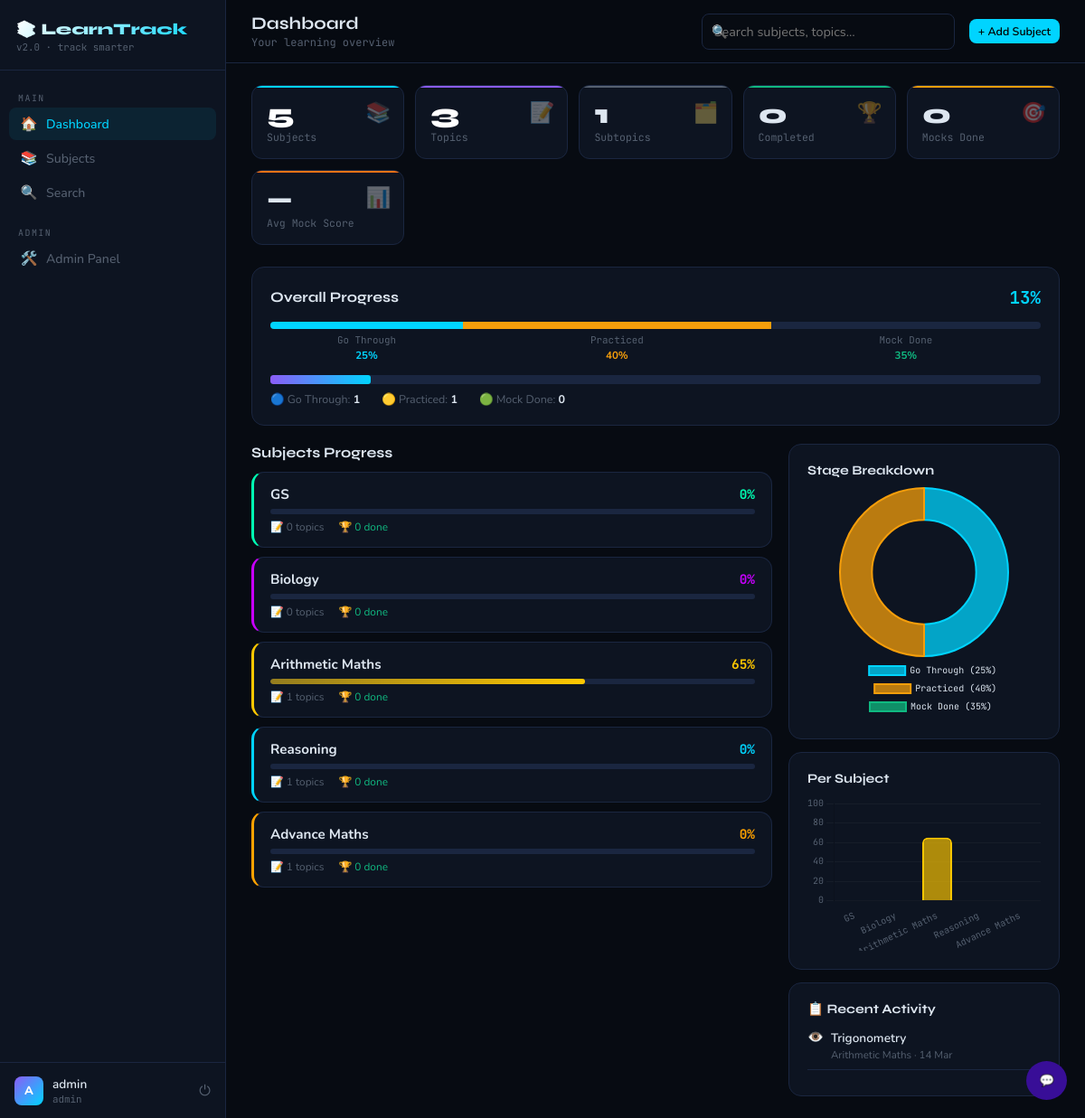
The page /dashboard (signed in) on the database its author committed.
### app/models.py (models this page shows, shortened)
class User(UserMixin, db.Model):
    id            = db.Column(db.Integer, primary_key=True)
    username      = db.Column(db.String(80),  unique=True, nullable=False)
    email         = db.Column(db.String(120), unique=True, nullable=False)
    password_hash = db.Column(db.String(200))
    is_admin      = db.Column(db.Boolean, default=False)
    created_at    = db.Column(db.DateTime, default=datetime.utcnow)

class Subject(db.Model):
    id          = db.Column(db.Integer, primary_key=True)
    name        = db.Column(db.String(100), nullable=False)
    description = db.Column(db.Text)
    color       = db.Column(db.String(7), default='#00d4ff')
    created_at  = db.Column(db.DateTime, default=datetime.utcnow)
    topics = db.relationship('Topic', backref='subject', lazy=True,
                             cascade='all, delete-orphan',
                             order_by='Topic.order')
    @property
    def total_topics(self):
        return len(self.topics)
    @property
    def completed_topics(self):
        return sum(1 for t in self.topics if t.is_fully_covered)
    @property
    def progress_percent(self):
        if not self.topics:
            return 0
        return round(sum(t.progress_percent for t in self.topics) / len(self.topics))

class Topic(db.Model):
    id         = db.Column(db.Integer, primary_key=True)
    subject_id = db.Column(db.Integer, db.ForeignKey('subject.id'), nullable=False)
    name       = db.Column(db.String(200), nullable=False)
    notes      = db.Column(db.Text)
    order      = db.Column(db.Integer, default=0)
    created_at = db.Column(db.DateTime, default=datetime.utcnow)
    go_through    = db.Column(db.Boolean, default=False)
    practiced     = db.Column(db.Boolean, default=False)
    mock_done     = db.Column(db.Boolean, default=False)
    go_through_at = db.Column(db.DateTime, nullable=True)
    practiced_at  = db.Column(db.DateTime, nullable=True)
    mock_done_at  = db.Column(db.DateTime, nullable=True)
    subtopics  = db.relationship('Subtopic', backref='topic', lazy=True,
                                 cascade='all, delete-orphan',
                                 order_by='Subtopic.order')
    mock_tests = db.relationship('MockTest', backref='topic', lazy=True,
                                 cascade='all, delete-orphan',
                                 primaryjoin="and_(MockTest.topic_id==Topic.id, MockTest.subtopic_id==None)",
                                 foreign_keys='MockTest.topic_id')
    pdfs       = db.relationship('TopicPDF', backref='topic', lazy=True,
                                 cascade='all, delete-orphan')
    @property
    def has_subtopics(self):
        return len(self.subtopics) > 0
    @property
    def progress_percent(self):
        if self.has_subtopics:
            if not self.subtopics:
                return 0
            return round(sum(s.progress_percent for s in self.subtopics) / len(self.subtopics))
        return (self.go_through * 25) + (self.practiced * 40) + (self.mock_done * 35)
    @property
    def is_fully_covered(self):
        if self.has_subtopics:
            return all(s.is_fully_covered for s in self.subtopics)
        return self.go_through and self.practiced and self.mock_done

class Subtopic(db.Model):
    id       = db.Column(db.Integer, primary_key=True)
    topic_id = db.Column(db.Integer, db.ForeignKey('topic.id'), nullable=False)
    name     = db.Column(db.String(200), nullable=False)
    notes    = db.Column(db.Text)
    order    = db.Column(db.Integer, default=0)
    created_at = db.Column(db.DateTime, default=datetime.utcnow)
    go_through    = db.Column(db.Boolean, default=False)
    practiced     = db.Column(db.Boolean, default=False)
    mock_done     = db.Column(db.Boolean, default=False)
    go_through_at = db.Column(db.DateTime, nullable=True)
    practiced_at  = db.Column(db.DateTime, nullable=True)
    mock_done_at  = db.Column(db.DateTime, nullable=True)
    mock_tests = db.relationship('MockTest', backref='subtopic', lazy=True,
                                 cascade='all, delete-orphan',
                                 foreign_keys='MockTest.subtopic_id')
    pdfs       = db.relationship('SubtopicPDF', backref='subtopic', lazy=True,
                                 cascade='all, delete-orphan')
    @property
    def progress_percent(self):
        return (self.go_through * 25) + (self.practiced * 40) + (self.mock_done * 35)
    @property
    def is_fully_covered(self):
        return self.go_through and self.practiced and self.mock_done

### app/routes/dashboard.py (the view)
@dashboard_bp.route('/')
@dashboard_bp.route('/dashboard')
@login_required
def index():
    subjects = Subject.query.order_by(Subject.created_at.desc()).all()
    total_topics     = Topic.query.count()
    total_subtopics  = Subtopic.query.count()
    completed_topics = sum(1 for s in subjects for t in s.topics if t.is_fully_covered)
    overall_pct = round(
        sum(s.progress_percent for s in subjects) / len(subjects)
        if subjects else 0
    )
    total_mocks    = MockTest.query.filter_by(attempted=True).count()
    avg_mock_score = None
    attempted = MockTest.query.filter_by(attempted=True).all()
    if attempted:
        avg_mock_score = round(sum(m.score for m in attempted) / len(attempted), 1)
    recent_topics = (Topic.query
                     .filter(Topic.go_through_at.isnot(None))
                     .order_by(Topic.go_through_at.desc())
                     .limit(6).all())
    chart_labels = [s.name for s in subjects]
    chart_data   = [s.progress_percent for s in subjects]
    chart_colors = [s.color for s in subjects]
    flat_topics = Topic.query.all()
    go_count    = sum(1 for t in flat_topics if t.go_through)
    prac_count  = sum(1 for t in flat_topics if t.practiced)
    mock_count  = sum(1 for t in flat_topics if t.mock_done)
    return render_template('dashboard.html',
        subjects=subjects,
        total_topics=total_topics,
        total_subtopics=total_subtopics,
        completed_topics=completed_topics,
        overall_pct=overall_pct,
        total_mocks=total_mocks,
        avg_mock_score=avg_mock_score,
        recent_topics=recent_topics,
        chart_labels=chart_labels,
        chart_data=chart_data,
        chart_colors=chart_colors,
        go_count=go_count,
        prac_count=prac_count,
        mock_count=mock_count,
    )

### app/models.py (called while the page is built)
@login_manager.user_loader
def load_user(user_id):
    return User.query.get(int(user_id))

### app/templates/dashboard.html (shortened to what this page needs)
{% extends "base.html" %}
{% block page_title %}Dashboard{% endblock %}
{% block breadcrumb %}Your learning overview{% endblock %}
{% block topbar_actions %}<a href="{{ url_for('subjects.add') }}" class="btn btn-primary btn-sm">+ Add Subject</a>{% endblock %}
{% block content %}
<div class="stats-grid">
  <div class="stat-card" style="--stat-color:var(--accent)">
    <a href="{{ url_for('subjects.index') }}" style="text-decoration:none" ><div class="stat-icon">📚</div>
    <div class="stat-value" style="color:white">{{ subjects|length }}</div>
    <div class="stat-label">Subjects</div></a>
  </div>
  <div class="stat-card" style="--stat-color:var(--purple)">
    <a href="{{ url_for('topics.topic_list') }}" style="text-decoration:none">
    <div class="stat-icon">📝</div>
    <div class="stat-value" style="color:white">{{ total_topics }}</div>
    <div class="stat-label">Topics</div></a>
  </div>
  <div class="stat-card" style="--stat-color:var(--muted)">
    <div class="stat-icon">🗂️</div>
    <div class="stat-value">{{ total_subtopics }}</div>
    <div class="stat-label">Subtopics</div>
  </div>
  <div class="stat-card" style="--stat-color:var(--green)">
    <div class="stat-icon">🏆</div>
    <div class="stat-value">{{ completed_topics }}</div>
    <div class="stat-label">Completed</div>
  </div>
  <div class="stat-card" style="--stat-color:var(--yellow)">
    <div class="stat-icon">🎯</div>
    <div class="stat-value">{{ total_mocks }}</div>
    <div class="stat-label">Mocks Done</div>
  </div>
  <div class="stat-card" style="--stat-color:var(--orange)">
    <div class="stat-icon">📊</div>
    <div class="stat-value">{{ avg_mock_score or '—' }}{% if avg_mock_score %}<span style="font-size:1rem">%</span>{% endif %}</div>
    <div class="stat-label">Avg Mock Score</div>
  </div>
</div>
<div class="card" style="margin-bottom:20px">
  <div style="display:flex;justify-content:space-between;align-items:center;margin-bottom:12px">
    <span style="font-family:'Syne',sans-serif;font-weight:700;font-size:1rem">Overall Progress</span>
    <span style="font-family:'JetBrains Mono',monospace;color:var(--accent);font-size:1.2rem;font-weight:700">{{ overall_pct }}%</span>
  </div>
  <div class="stage-track">
    <div class="stage" style="flex:25">
      <div class="stage-bar {% if go_count > 0 %}filled-go{% endif %}"></div>
      <div class="stage-label">Go Through</div>
      <div class="stage-pct" style="color:var(--accent)">25%</div>
    </div>
    <div class="stage" style="flex:40">
      <div class="stage-bar {% if prac_count > 0 %}filled-prac{% endif %}"></div>
      <div class="stage-label">Practiced</div>
      <div class="stage-pct" style="color:var(--yellow)">40%</div>
    </div>
    <div class="stage" style="flex:35">
      <div class="stage-bar {% if mock_count > 0 %}filled-mock{% endif %}"></div>
      <div class="stage-label">Mock Done</div>
      <div class="stage-pct" style="color:var(--green)">35%</div>
    </div>
  </div>
  <div class="progress-bar" style="height:10px;margin-top:4px">
    <div class="progress-fill" style="width:{{ overall_pct }}%"></div>
  </div>
  <div style="display:flex;gap:24px;margin-top:8px;font-size:.78rem;color:var(--muted)">
    <span>🔵 Go Through: <b style="color:var(--text)">{{ go_count }}</b></span>
    <span>🟡 Practiced: <b style="color:var(--text)">{{ prac_count }}</b></span>
    <span>🟢 Mock Done: <b style="color:var(--text)">{{ mock_count }}</b></span>
  </div>
</div>
<div style="display:grid;grid-template-columns:1fr 300px;gap:18px;align-items:start">
  <div>
    <div style="font-family:'Syne',sans-serif;font-weight:700;margin-bottom:12px">Subjects Progress</div>
    {% if subjects %}
      {% for s in subjects %}
      <div class="card" style="margin-bottom:10px;padding:14px 18px;border-left:3px solid {{ s.color }}">
        <div style="display:flex;justify-content:space-between;align-items:center;margin-bottom:6px">
          <a href="{{ url_for('subjects.detail', id=s.id) }}"
             style="font-weight:700;color:var(--text);text-decoration:none;font-size:.95rem">{{ s.name }}</a>
          <span style="font-family:'JetBrains Mono',monospace;font-size:.9rem;color:{{ s.color }};font-weight:700">{{ s.progress_percent }}%</span>
        </div>
        <div class="progress-bar">
          <div class="progress-fill" style="width:{{ s.progress_percent }}%;background:linear-gradient(90deg,{{ s.color }}88,{{ s.color }})"></div>
        </div>
        <div style="display:flex;gap:16px;margin-top:6px;font-size:.74rem;color:var(--muted)">
          <span>📝 {{ s.total_topics }} topics</span>
          <span style="color:var(--green)">🏆 {{ s.completed_topics }} done</span>
        </div>
      </div>
      {% endfor %}
    {% else %}
      <div class="card" style="text-align:center;padding:40px;color:var(--muted)">
        <div style="font-size:2.5rem;margin-bottom:10px">📚</div>
        <div style="margin-bottom:14px">No subjects yet!</div>
        <a href="{{ url_for('subjects.add') }}" class="btn btn-primary">+ Add Subject</a>
      </div>
    {% endif %}
  </div>
  <div>
    <div class="card" style="margin-bottom:14px">
      <div style="font-family:'Syne',sans-serif;font-weight:700;margin-bottom:10px;font-size:.9rem">Stage Breakdown</div>
      <canvas id="stageChart" height="180"></canvas>
    </div>
    {% if subjects %}
    <div class="card" style="margin-bottom:14px">
      <div style="font-family:'Syne',sans-serif;font-weight:700;margin-bottom:10px;font-size:.9rem">Per Subject</div>
      <canvas id="subjectChart" height="200"></canvas>
    </div>
    {% endif %}
    <div class="card">
      <div style="font-family:'Syne',sans-serif;font-weight:700;margin-bottom:12px;font-size:.9rem">📋 Recent Activity</div>
      {% if recent_topics %}
        {% for t in recent_topics %}
        <div style="display:flex;gap:8px;align-items:flex-start;margin-bottom:8px;padding-bottom:8px;border-bottom:1px solid var(--border)">
          <span style="font-size:.9rem;flex-shrink:0">👁️</span>
          <div>
            <a href="{{ url_for('topics.detail', id=t.id) }}" style="font-size:.85rem;font-weight:600;color:var(--text);text-decoration:none">{{ t.name }}</a>
            <div style="font-size:.72rem;color:var(--muted)">{{ t.subject.name }} · {{ t.go_through_at.strftime('%d %b') }}</div>
          </div>
        </div>
        {% endfor %}
      {% else %}
        <div style="color:var(--muted);font-size:.83rem;text-align:center;padding:12px 0">No activity yet.</div>
      {% endif %}
    </div>
  </div>
</div>
<script>
// Stage doughnut
new Chart(document.getElementById('stageChart'), {
  type: 'doughnut',
  data: {
    labels: ['Go Through (25%)', 'Practiced (40%)', 'Mock Done (35%)'],
    datasets: [{
      data: [{{ go_count }}, {{ prac_count }}, {{ mock_count }}],
      backgroundColor: ['rgba(0,212,255,.75)','rgba(245,158,11,.75)','rgba(16,185,129,.75)'],
      borderColor: ['#00d4ff','#f59e0b','#10b981'],
      borderWidth: 2
    }]
  },
  options: {
    cutout:'62%',
    plugins:{
      legend:{position:'bottom',labels:{color:'#dde6f0',font:{family:'JetBrains Mono',size:10},padding:10}}
    }
  }
});
{% if subjects %}
// Subject bar chart
new Chart(document.getElementById('subjectChart'), {
  type: 'bar',
  data: {
    labels: {{ chart_labels | tojson }},
    datasets: [{
      label: 'Progress %',
      data: {{ chart_data | tojson }},
      backgroundColor: {{ chart_colors | tojson }}.map(c => c + 'aa'),
      borderColor: {{ chart_colors | tojson }},
      borderWidth: 2,
      borderRadius: 6,
    }]
  },
  options: {
    scales:{
      y:{beginAtZero:true,max:100,grid:{color:'rgba(255,255,255,.04)'},
         ticks:{color:'#556070',font:{family:'JetBrains Mono',size:10}}},
      x:{grid:{display:false},ticks:{color:'#556070',font:{family:'JetBrains Mono',size:10}}}
    },
    plugins:{legend:{display:false}}
  }
});
{% endif %}
</script>
{% endblock %}

### app/templates/base.html (shortened to what this page needs)
<!DOCTYPE html>
<html lang="en">
<head>
</head>
<body>
{% if current_user.is_authenticated %}
<aside class="sidebar">
  <div class="sidebar-logo">
    <div class="logo-title">📚 LearnTrack</div>
    <div class="logo-sub">v2.0 · track smarter</div>
  </div>
  <nav class="sidebar-nav">
    <div class="nav-section">Main</div>
    <a href="{{ url_for('dashboard.index') }}" class="nav-link {% if request.endpoint=='dashboard.index' %}active{% endif %}">
      <span class="icon">🏠</span>Dashboard
    </a>
    <a href="{{ url_for('subjects.index') }}" class="nav-link {% if 'subject' in (request.endpoint or '') %}active{% endif %}">
      <span class="icon">📚</span>Subjects
    </a>
    <a href="{{ url_for('search.search') }}" class="nav-link {% if 'search' in (request.endpoint or '') %}active{% endif %}">
      <span class="icon">🔍</span>Search
    </a>
    {% if current_user.is_admin %}
    <div class="nav-section" style="margin-top:10px">Admin</div>
    <a href="/admin/" class="nav-link"><span class="icon">🛠️</span>Admin Panel</a>
    {% endif %}
  </nav>
<button class="chat-btn" onclick="toggleChat()">💬</button>
  <div class="sidebar-user">
    <div class="user-avatar">{{ current_user.username[0].upper() }}</div>
    <div style="flex:1;min-width:0">
      <div class="user-name">{{ current_user.username }}</div>
      <div class="user-role">{% if current_user.is_admin %}admin{% else %}learner{% endif %}</div>
    </div>
    <a href="{{ url_for('auth.logout') }}" class="logout-link" title="Logout">⏻</a>
  </div>
</aside>
<div class="main">
  <div class="topbar">
    <div class="topbar-left">
      <div class="page-title">{% block page_title %}{% endblock %}</div>
      <div class="breadcrumb">{% block breadcrumb %}{% endblock %}</div>
    </div>
    <div class="search-wrap">
      <span class="search-icon">🔍</span>
      <input type="text" class="search-input" id="globalSearch"
             placeholder="Search subjects, topics…" autocomplete="off">
    </div>
    <div>{% block topbar_actions %}{% endblock %}</div>
  </div>
  <div class="page-content fade-up">
    {% block content %}{% endblock %}
  </div>
</div>
{% else %}
<div style="flex:1">{% block auth_content %}{% endblock %}</div>
{% endif %}
</body>
</html>

### rows shown on the page
User: username "A", username "admin"
Subject: name "GS", progress_percent "0", total_topics "0", completed_topics "0"
Subject: name "Biology", progress_percent "0", total_topics "0", completed_topics "0"
Subject: name "Arithmetic Maths", progress_percent "65", total_topics "1", completed_topics "0"
Subject: name "Reasoning", progress_percent "0", total_topics "1", completed_topics "0"
Subject: name "Advance Maths", progress_percent "0", total_topics "1", completed_topics "0"
Topic: name "Trigonometry", subject.name "Arithmetic Maths", go_through_at "14 Mar"

### other values the page prints
{{ subjects|length }} "5"
{{ total_topics }} "3"
{{ total_subtopics }} "1"
{{ completed_topics }} "0"
{{ total_mocks }} "0"
{{ avg_mock_score or '—' }} "—"
{{ overall_pct }} "13"
{{ go_count }} "1"
{{ prac_count }} "1"
{{ mock_count }} "0"
chart data {{ go_count }} 1
chart data {{ prac_count }} 1
chart data {{ mock_count }} 0
chart data {{ chart_labels | tojson }} ["GS", "Biology", "Arithmetic Maths", "Reasoning", "Advance Maths"]
